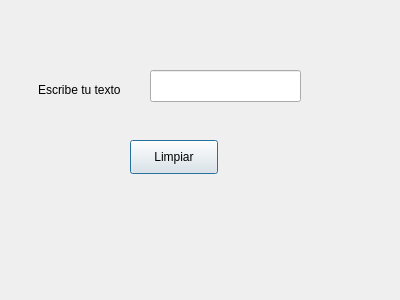
<?xml version="1.0" encoding="UTF-8"?>
<ui version="4.0">
 <class>Dialog</class>
 <widget class="QDialog" name="Dialog">
  <property name="geometry">
   <rect>
    <x>0</x>
    <y>0</y>
    <width>400</width>
    <height>300</height>
   </rect>
  </property>
  <property name="windowTitle">
   <string>Dialog</string>
  </property>
  <widget class="QLabel" name="label">
   <property name="geometry">
    <rect>
     <x>38</x>
     <y>80</y>
     <width>101</width>
     <height>20</height>
    </rect>
   </property>
   <property name="text">
    <string>Escribe tu texto</string>
   </property>
  </widget>
  <widget class="QLineEdit" name="lineEdit">
   <property name="geometry">
    <rect>
     <x>150</x>
     <y>70</y>
     <width>151</width>
     <height>32</height>
    </rect>
   </property>
  </widget>
  <widget class="QPushButton" name="pushButton">
   <property name="geometry">
    <rect>
     <x>130</x>
     <y>140</y>
     <width>88</width>
     <height>34</height>
    </rect>
   </property>
   <property name="text">
    <string>Limpiar</string>
   </property>
  </widget>
 </widget>
 <resources/>
 <connections>
  <connection>
   <sender>pushButton</sender>
   <signal>clicked()</signal>
   <receiver>lineEdit</receiver>
   <slot>clear()</slot>
   <hints>
    <hint type="sourcelabel">
     <x>200</x>
     <y>161</y>
    </hint>
    <hint type="destinationlabel">
     <x>204</x>
     <y>75</y>
    </hint>
   </hints>
  </connection>
 </connections>
</ui>
